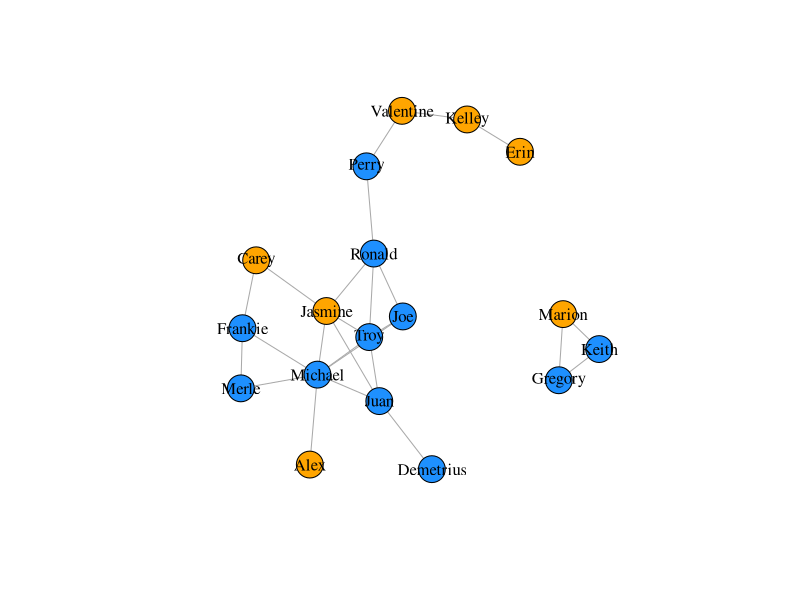
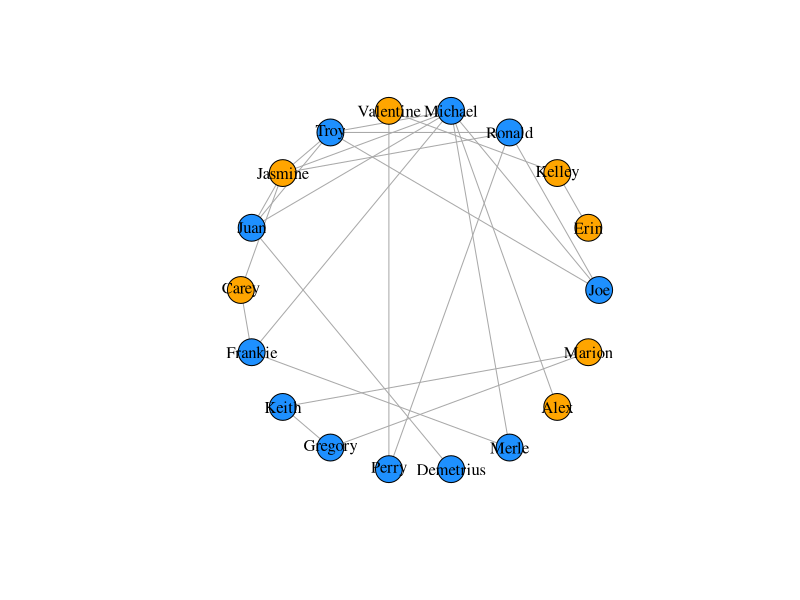
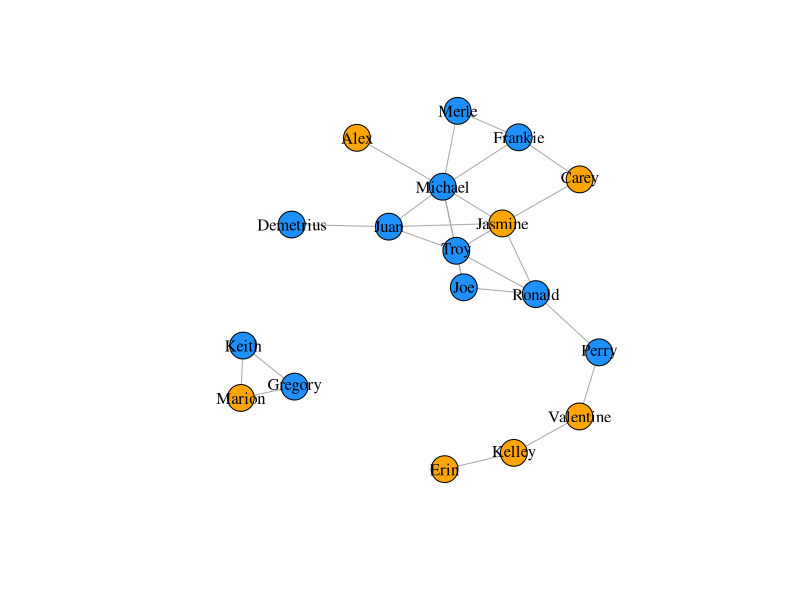
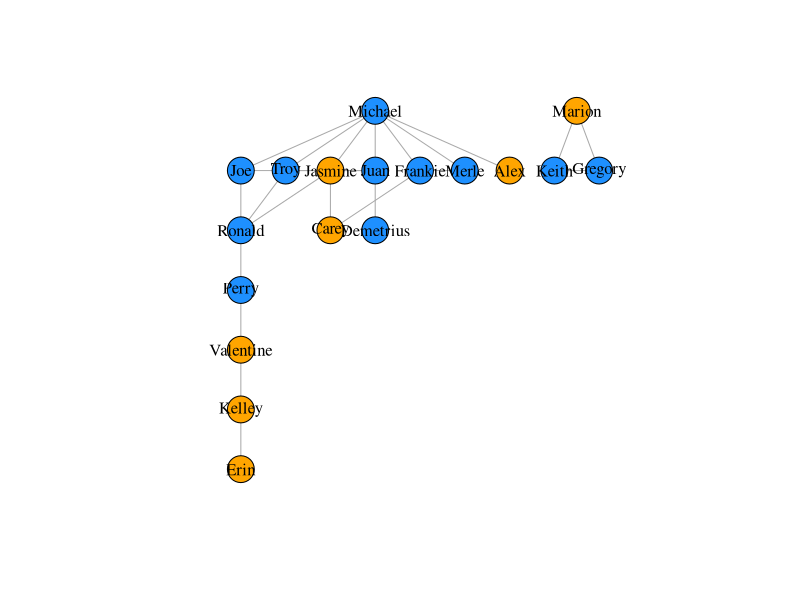
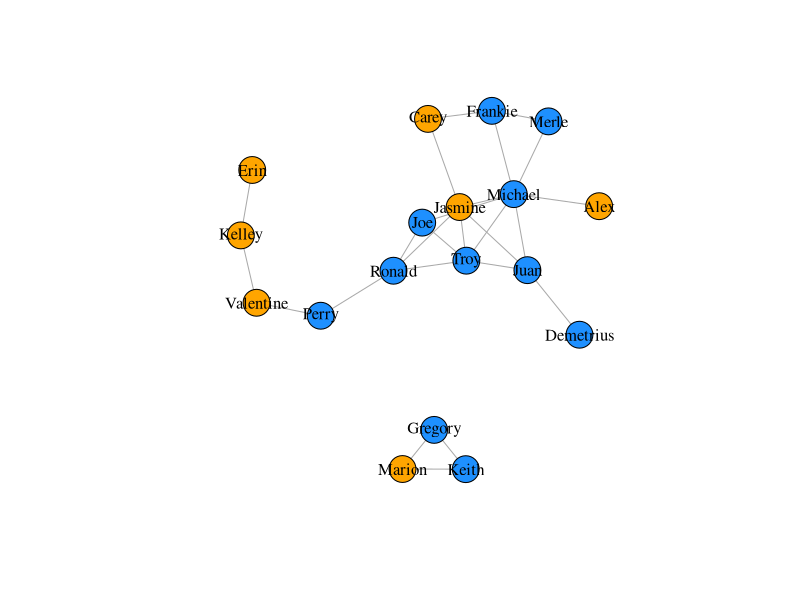
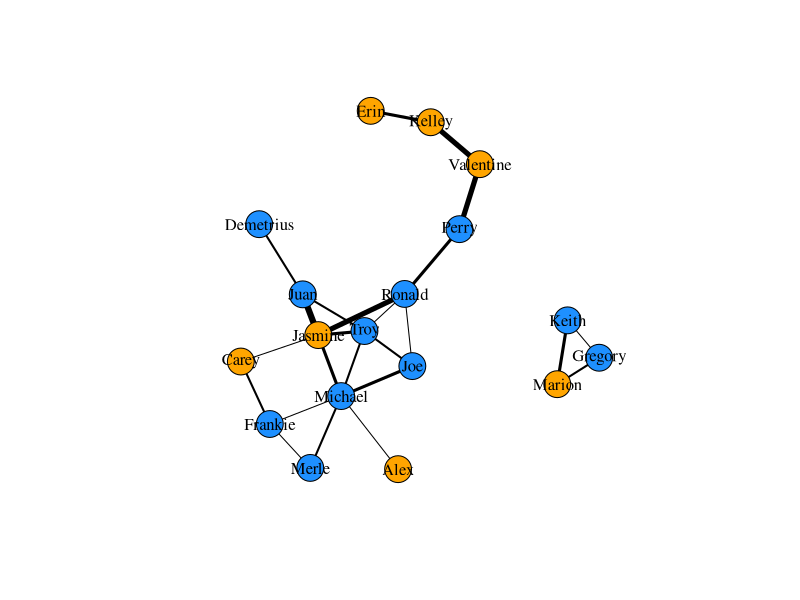
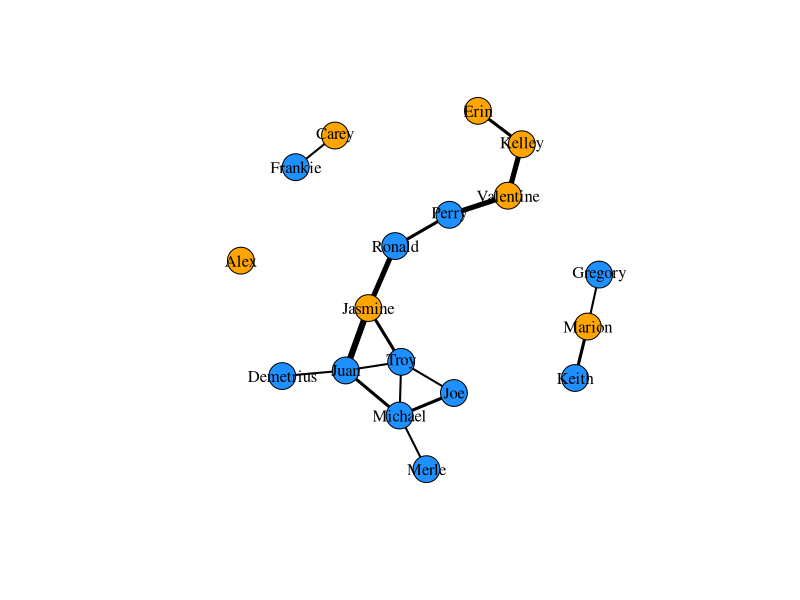

Source code (R) for these figures, in order:
# Load tidyvers
library(tidyverse)

# Load igraph
library(igraph)


# Create the friends1_edges tibble
name1_25 <- c("Joe", "Joe", "Joe", "Erin", "Kelley", "Ronald", "Ronald", "Ronald",
              "Michael", "Michael", "Michael", "Valentine", "Troy", "Troy", "Jasmine", "Jasmine",
              "Juan", "Carey", "Frankie", "Frankie", "Michael", "Michael", "Keith", "Keith", "Gregory")

name2_25 <- c("Ronald", "Michael", "Troy", "Kelley", "Valentine", "Troy", "Perry", "Jasmine", "Troy",
              "Jasmine", "Juan", "Perry", "Jasmine", "Juan", "Juan", "Carey", "Demetrius", "Frankie",
              "Michael", "Merle", "Merle", "Alex", "Gregory", "Marion", "Marion")

hours_25 <- c(1, 3, 2, 3, 5, 1, 3, 5, 2, 1, 3, 5, 3, 2, 6, 1, 2, 2, 1, 1, 2, 1, 1, 3, 2)

# Rename columns to match prev ex
friends1_edges <- tibble(name1 = name1_25, name2 = name2_25, hours = hours_25)

# Create the friends1_nodes tibble
name <- c("Joe", "Erin", "Kelley", "Ronald", "Michael", "Valentine", "Troy", "Jasmine",
          "Juan", "Carey", "Frankie", "Keith", "Gregory", "Perry", "Demetrius",
          "Merle", "Alex", "Marion")

gender <- c("M", "F", "F", "M", "M", "F", "M", "F", "M", "F", "M", "M", "M", "M",
            "M", "M", "F", "F")

friends1_nodes <- tibble(name, gender)

# Create an igraph object with attributes directly from dataframes
g1 <- graph_from_data_frame(d = friends1_edges, vertices = friends1_nodes, directed = FALSE)


# Subset edges greater than or equal to 5 hours
E(g1)[[hours >= 5]]  

# Set vertex color by gender
# "orange" for females and "dodgerblue" for males
V(g1)$color <- ifelse(V(g1)$gender == "F", "orange", "dodgerblue")

# Plot the graph
plot(g1, vertex.label.color = "black")

# Plot the graph object g1 in a circle layout
plot(g1, vertex.label.color = "black", layout = layout_in_circle(g1))

# Plot the graph object g1 in a Fruchterman-Reingold layout 
plot(g1, vertex.label.color = "black", layout = layout_with_fr(g1))

# Plot the graph object g1 in a Tree layout 
m <- layout_as_tree(g1)
plot(g1, vertex.label.color = "black", layout = m)

# Plot the graph object g1 using igraph's chosen layout 
m1 <- layout_nicely(g1)
plot(g1, vertex.label.color = "black", layout = m1)

# Visualizing edges

# Create a vector of weights based on the number of hours each pair spend together
w1 <- E(g1)$hours

# Plot the network varying edges by weights
m1 <- layout_nicely(g1)
plot(g1, 
     vertex.label.color = "black", 
     edge.color = 'black',
     edge.width = w1,
     layout = m1)


# Create a new igraph object by deleting edges that are less than 2 hours long 
g2 <- delete_edges(g1, E(g1)[hours< 2])


# Plot the new graph 
w2 <- E(g2)$hours
m2 <- layout_nicely(g2)

plot(g2, 
     vertex.label.color = "black", 
     edge.color = 'black',
     edge.width = w2,
     layout = m2)



